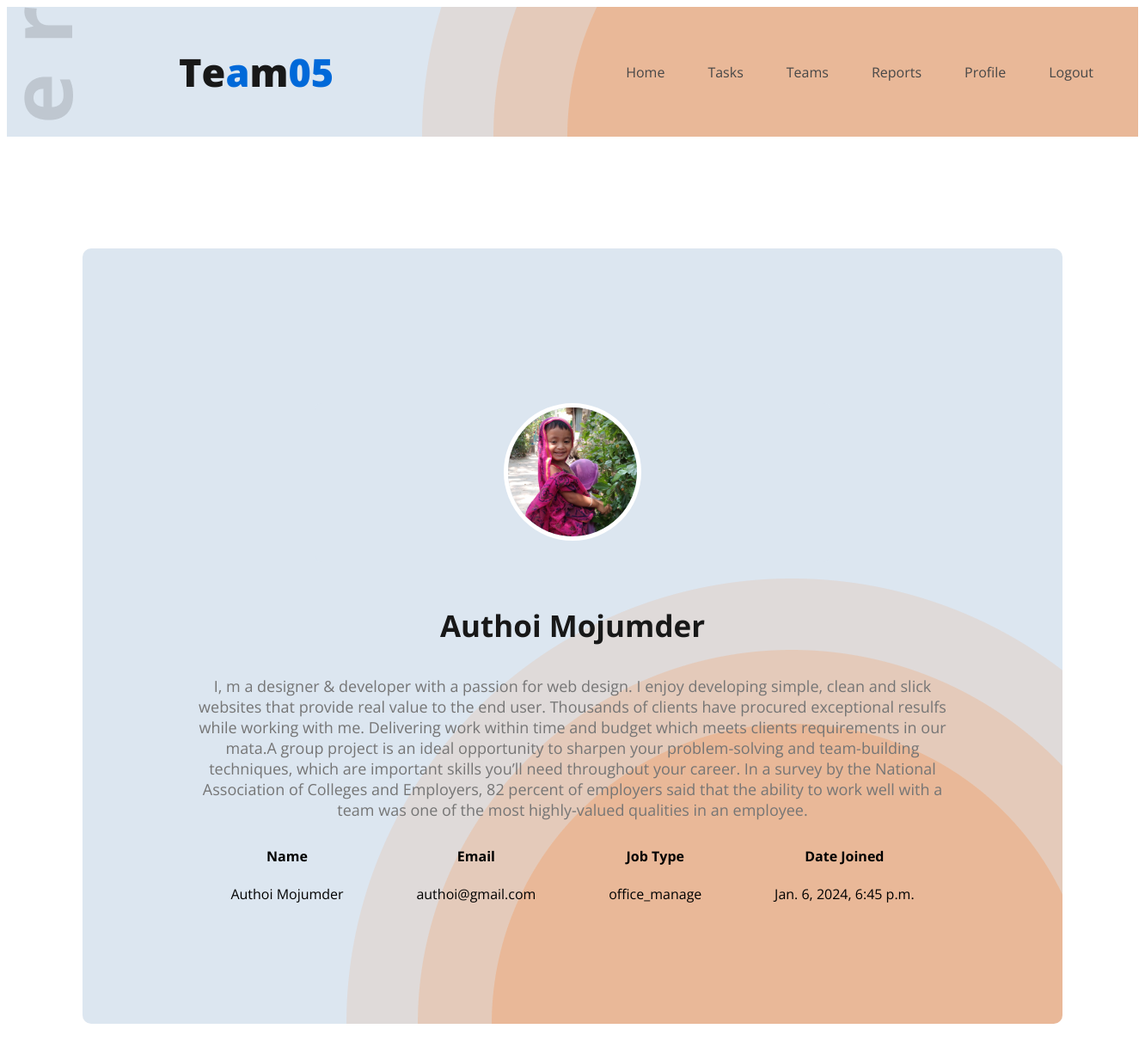
/profilePage/ (signed in), run on the app's committed database.
### myApp/models.py (models this page shows, shortened)
class Office_User(AbstractUser):
    USER=[
        ('office_manage','Office_Manager'),('administrative_assistant','Administrative_Assistant'),('executive_assistant','Executive_Assistant'),('receptionist','Receptionist')
    ]
    display_name=models.CharField(max_length=100,null=True)
    email=models.EmailField(unique=True,null=True)
    password=models.CharField(max_length=100,null=True)
    confirm_password=models.CharField(max_length=100,null=True)
    job_type = models.CharField(choices=USER,max_length=255,null=True)
    Profile_picture=models.ImageField(upload_to="media/Profile_pic",null=True)

### myProject/views.py (the view)
# urls.py: path('profilePage/',profilePage,name="profilePage"),
@login_required
def profilePage(request):
    return render(request,"profile.html")

### Template/profile.html (shortened to what this page needs)
{% load static %}
<!DOCTYPE html>
<html lang="en">
<head>
</head>
<body>
    <header class="header">
        <nav>
          {% include "navbar.html" %}
        </nav>
    </header>
    <main>
        <section class="about">
            <form action="" method="POST" enctype="multipart/form-data">
                <div class="profile-container">
                    <div class="profile-header">
                        {% if user.job_type == 'office_manage' %}
                        <img class="profile-picture" src="/{{ request.user.Profile_picture }}" >
                        {% elif user.job_type == 'administrative_assistant' %}
                        <img class="profile-picture" src="/{{ request.user.Profile_picture }}" >
                        {% elif user.job_type == 'executive_assistant' %}
                        <img class="profile-picture" src="/{{ request.user.Profile_picture }}" >
                        {% elif user.job_type == 'receptionist' %}
                        <img class="profile-picture" src="/{{ request.user.Profile_picture }}" >
                        {% endif %}
                    </div>
                </div>
            <h3 class="section-title">{{ request.user.display_name }}</h3>
            <p class="section-description">I, m a designer & developer with a passion for web design. I enjoy developing simple, clean and slick websites that provide real value to the end user. Thousands of clients have procured exceptional resulfs while working with me. Delivering work within time and budget which meets clients requirements in our mata.A group project is an ideal opportunity to sharpen your problem-solving and team-building techniques, which are important skills you’ll need throughout your career. In a survey by the National Association of Colleges and Employers, 82 percent of employers said that the ability to work well with a team was one of the most highly-valued qualities in an employee.</p>
            <div class="about-info-container">
                <div class="about-info">
                    <h4 class="info-title">Name</h4>
                    <p class="info-description">
                        <p>{{ request.user.display_name }}</p> </p>
                </div>
                <div class="about-info">
                    <h4 class="info-title">Email</h4>
                    <p class="info-description">{{ request.user.email }}</p>
                </div>
                <div class="about-info">
                    <h4 class="info-title">Job Type</h4>
                    <p class="info-description">{{ request.user.job_type }}</p>
                </div>
                <div class="about-info">
                    <h4 class="info-title">Date Joined</h4>
                    <p class="info-description">{{ request.user.date_joined }}</p>
                </div>
            </div>
        </section>
    </main>
</body>
</html>

### data on the page
Office_User: user.Profile_picture (picture), user.display_name "Authoi Mojumder", user.email "authoi@gmail.com", user.job_type "office_manage", user.date_joined "Jan. 6, 2024, 6:45 p.m."
